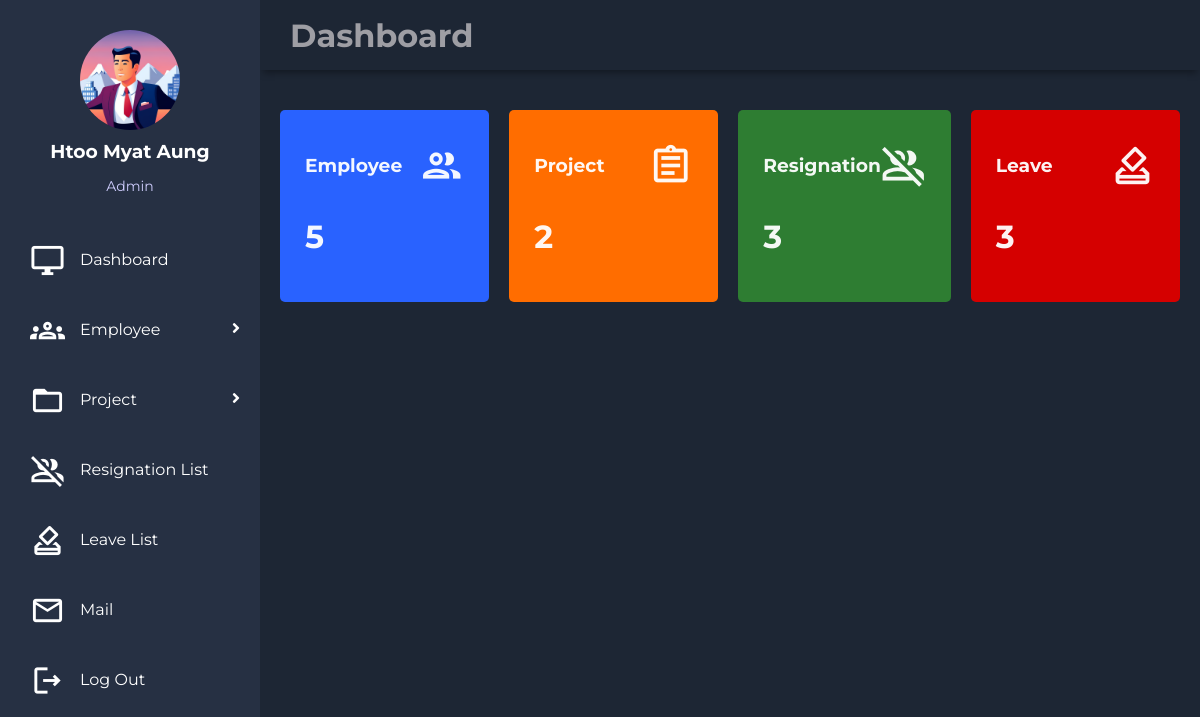
The page /ems/dashboard/ (signed in) on the database its author committed.
### EMS_HR/models.py (models this page shows, shortened)
class empdetailModel(models.Model):
    id = models.AutoField(primary_key=True)
    name = models.CharField(max_length=50)
    address = models.TextField()
    birthday = models.DateField()
    image = models.ImageField()
    user = models.OneToOneField(User, on_delete=models.CASCADE)

class empcreateModel(models.Model):
    id = models.AutoField(primary_key=True)
    user = models.OneToOneField(User, on_delete=models.CASCADE)
    phone = models.CharField(max_length=16)
    salary = models.CharField(max_length=50)
    position = models.ForeignKey(positionModel, on_delete=models.CASCADE, default=None)
    gender = models.ForeignKey(genderModel, on_delete=models.CASCADE, default=None)
    image = models.ImageField(default=None, blank=True)
    create_at = models.DateTimeField(default=None)

class positionModel(models.Model):
    name = models.CharField(max_length=50)

### EMS_HR/views.py (the view)
# urls.py: path('dashboard/', dashboard_view, name="dash"),
@login_required(login_url='login')
def dashboard_view(request):
    project = projectModel.objects.all()
    res = resModel.objects.all()
    leave = leaveModel.objects.all()
    empcreates = empcreateModel.objects.all()
    return render(request,"dashboard.html",{'empcreates':empcreates,'res':res,'leave':leave,'project':project})

### utils/context_processor.py (called while the page is built)
def profile(request):
    try:
        userdetail = empdetailModel.objects.get(user_id = request.user.id)
        return {'userdetail':userdetail}
    except Exception:
        return {'userdetail':None}

def create(request):
    try:
        empdetail = empcreateModel.objects.get(user_id = request.user.id)
        return {'empdetail':empdetail}
    except Exception:
        return {'empdetail':None}

### EMS_HR/templates/dashboard.html (shortened to what this page needs)
{% extends "base.html" %}
{% block body %}
<main class="main-container">
    <div class="main-cards">
            {% if empdetail.position.name == "Admin" %}
            <div class="card">
                <div class="card-inner">
                    <h3>Employee</h3>
                    <span class="material-icons-outlined">people</span>
                </div>
                <h1>{{empcreates.count}}</h1>
            </div>
            {% endif %}
            {% if empdetail.position.name == "Admin" %}
            <div class="card">
                <div class="card-inner">
                    <h3>Project</h3>
                    <span class="material-icons-outlined">assignment</span>
                </div>
                <h1>{{project.count}}</h1>
            </div>
            {% endif %}
            {% if empdetail.position.name == "Admin" %}
            <div class="card">
                <div class="card-inner">
                    <h3>Resignation</h3>
                    <span class="material-icons-outlined">group_off</span>
                </div>
                <h1>{{res.count}}</h1>
            </div>
            <div class="card">
                <div class="card-inner">
                    <h3>Leave</h3>
                    <span class="material-icons-outlined">how_to_vote</span>
                </div>
                <h1>{{leave.count}}</h1>
            </div>
            {% endif %}
    </div>
  </main>
{% endblock %}

### templates/sidebar.html (shortened to what this page needs)
{% load static %}
<!DOCTYPE html>
<html>
    <body>
      <aside id="sidebar">
        {%if userdetail.image %}
		    <div class="profile">
                <a href="/ems/profile/create/"><img src="{{ userdetail.image.url }}"></a>
                <h3>{{ userdetail.name}}</h3>
                <p>{{ empdetail.position.name }}</p>
            </div>
            {% else %}
            <div class="profile">
                <a href="/ems/profile/create"><img src="{% static 'images/profile.jpg' %}"></a>
            </div>
            {% endif %}
        <div class="menu">
            <div class="item"><a href="/ems/dashboard"><span class="material-icons-outlined">desktop_windows</span>Dashboard</a></div>
            {% if empdetail.position.name == "Admin" %}
            <div class="item"><a class="sub-btn"><span class="material-icons-outlined">groups</span>Employee
                <i class="fas fa-angle-right dropdown"></i>
                </a>
            </div>
            {% endif %}
            {% if empdetail.position.name == "Admin"%}
            <div class="item" ><a class="sub-btn"><span class="material-icons-outlined">folder_open</span>Project
                <i class="fas fa-angle-right dropdown"></i>
                </a>
            </div>
            {% endif %}
            {% if empdetail.position.name == "Admin" %}
            <div class="item"><a href="/ems/res/view"><span class="material-icons-outlined">group_off</span>Resignation List</a></div>
            <div class="item"><a href="/ems/leave/view"><span class="material-icons-outlined">how_to_vote</span>Leave List</a></div>
            {% elif empdetail.position.name == "Manager" %}
            <div class="item"><a href="/ems/res/create"><span class="material-icons-outlined">group_off</span>Resignation</a></div>
            <div class="item"><a href="/ems/leave/create"><span class="material-icons-outlined">how_to_vote</span>Leave</a></div>
            {% elif empdetail.position.name == "Project Manager" %}
            <div class="item"><a href="/ems/res/create"><span class="material-icons-outlined">group_off</span>Resignation</a></div>
            <div class="item"><a href="/ems/leave/create"><span class="material-icons-outlined">how_to_vote</span>Leave</a></div>
            {% elif empdetail.position.name == "Developer" %}
            <div class="item"><a href="/ems/res/create"><span class="material-icons-outlined">group_off</span>Resignation</a></div>
            <div class="item"><a href="/ems/leave/create"><span class="material-icons-outlined">how_to_vote</span>Leave</a></div>
            {% endif %}
            {% if empdetail.position.name == "Admin" %}
            <div class="item"><a href="/ems/mail"><span class="material-icons-outlined">email</span>Mail</a></div>
            {% elif empdetail.position.name == "Manager" %}
            <div class="item"><a href="/ems/mail"><span class="material-icons-outlined">email</span>Mail</a></div>
            {% elif empdetail.position.name == "Developer" %}
            <div class="item"><a href="/ems/mail"><span class="material-icons-outlined">email</span>Mail</a></div>
            {% elif empdetail.position.name == "Project Manager" %}
            <div class="item"><a href="/ems/mail"><span class="material-icons-outlined">email</span>Mail</a></div>
            {% endif %}
            <div class="item"><a href="/logout"><span class="material-icons-outlined">logout</span>Log Out</a></div>
        </div>
       </aside>
    </body>
</html>

### static/css/style1.css (style rules this page uses)
body { margin: 0; padding: 0; background-color: #1d2634; color: #9e9ea4; font-family: 'Montserrat', sans-serif; }
.material-icons-outlined { vertical-align: middle; line-height: 1px; font-size: 35px; }
.menu { width:100%; }
#sidebar { grid-area: sidebar; height: 100%; background-color: #263043; overflow-y: auto; transition: all 0.5s; -webkit-transition: all 0.5s; }
.main-container { grid-area: main; overflow-y: auto; padding: 20px 20px; color: rgba(255, 255, 255, 0.95); }
.main-cards { display: grid; grid-template-columns: 1fr 1fr 1fr 1fr; gap: 20px; margin: 20px 0; }
.card { display: flex; flex-direction: column; justify-content: space-around; padding: 25px; border-radius: 5px; }
.card:first-child { background-color: #2962ff; }
.card:nth-child(2) { background-color: #ff6d00; }
.card:nth-child(3) { background-color: #2e7d32; }
.card:nth-child(4) { background-color: #d50000; }
.card-inner { display: flex; align-items: center; justify-content: space-between; }
.card-inner > .material-icons-outlined { font-size: 45px; }
#sidebar .menu { width: 100%; margin-top: 30px; }
#sidebar .menu .item { position: relative; cursor: pointer; }
#sidebar .menu .item a { color: #fff; font-size: 16px; text-decoration: none; display: block; padding: 5px 30px; line-height: 60px; }
#sidebar .menu .item i { margin-right: 15px; }
.item span { margin-right:15px; }
#sidebar .menu .item a .dropdown { position: absolute; right: 0; margin: 20px; transition: 0.3s ease; }
.profile { margin-top:30px; margin-bottom:15px; text-align:center; }
.profile img { display:block; width: 100px; height:100px; border-radius: 50%; margin: 0 auto; }
.profile h3 { color: #ffffff; margin:10px 0 5px; }
.profile p { color:rgba(206,204,253); font-size:14px; }

### rows shown on the page
empdetailModel: image (picture), name "Htoo Myat Aung"
empcreateModel: position.name "Admin"

### other values the page prints
{{ empcreates.count }} "5"
{{ project.count }} "2"
{{ res.count }} "3"
{{ leave.count }} "3"
